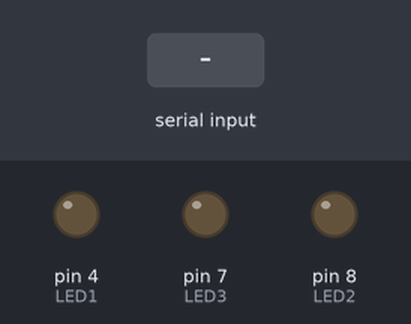
A sketch run on a simulated Arduino Uno, built with avr-gcc and run on an emulated ATmega328P. Shown: output pins drawn as LEDs (lit = HIGH). Inputs (shaded band) come from the test bench.

Above: at 1.2 s.
1.3 s: byte 3 (3) received over Serial
At 2.1 s:
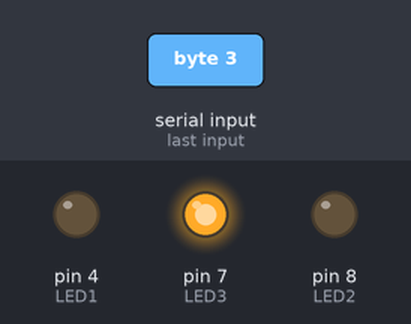
4.3 s: byte 1 (1) received over Serial
At 6.5 s:
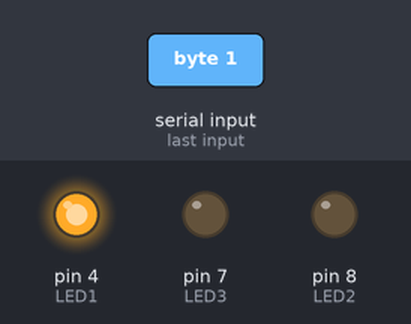
6.8 s: byte 2 (2) received over Serial
At 7.7 s:
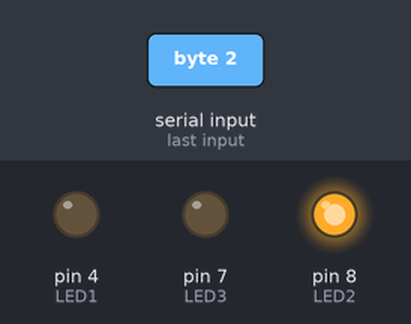
8.3 s: byte 3 (3) received over Serial
At 8.9 s:
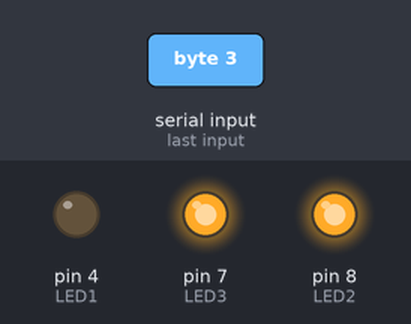
10.8 s: "1" received over Serial
At 12.4 s:
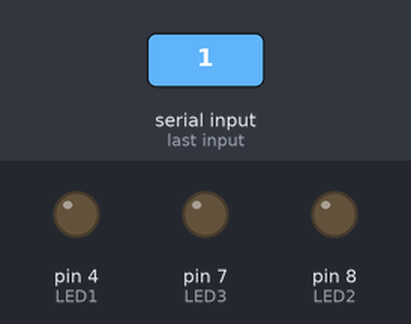
Timing chart, 0 to 13.8 s (numbered marks = the images above; inputs shaded):
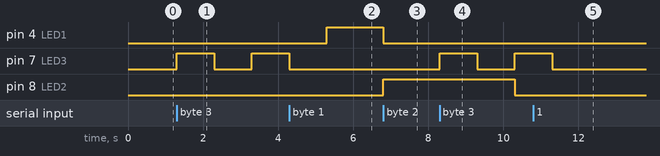

The sketch:

SS8.ino
```cpp
//Receives data over Serial port from Processing to control 2 LEDS
//Hook up LEDs to pins 4 and 8;


byte val; // stores data received from serial port
const int LED1 = 4; // variable for which pin
const int LED2 = 8; // variable for which pin
const int LED3 = 7;

void setup() {
  pinMode(LED1, OUTPUT); // set pin as output
  pinMode(LED2, OUTPUT); // set pin as output
  pinMode(LED3, OUTPUT); // set pin as output
  Serial.begin(9600); // Start serial communication at 9600 bps
}

void loop() {
  if (Serial.available()) { // If data is available to read
    val = Serial.read(); // read it and store it in val
  }
  if (val == 0) { // If 0 received
    digitalWrite(LED1, LOW); // turn LEDs off
    digitalWrite(LED2, LOW);

  }
  else if (val == 1) { // If 1 received

    digitalWrite(LED1, HIGH); // turn the LED at pin 1 on
    digitalWrite(LED2, LOW); // other LED off
    digitalWrite(LED3, LOW); // turn the LED at pin 2 on

  }
  else if (val == 2) { // If 2 received
    digitalWrite(LED2, HIGH); // turn the LED at pin 2 on
    digitalWrite(LED1, LOW); //other LED off
    digitalWrite(LED3, LOW); // turn the LED at pin 2 on

  }
  else if (val == 3) { // If 3 received
    //digitalWrite(LED3, HIGH); // turn the LED at pin 2 on
       digitalWrite(LED3, HIGH);   // sends voltage to pin
       delay(1000);               // delays 1000 milliseconds (1 second)
       digitalWrite(LED3, LOW);    // stops sending voltage to pin
       delay(1000);

    digitalWrite(LED2, LOW); // turn the LED at pin 2 on
    digitalWrite(LED1, LOW); //other
  }
  else if (val == 4) { // If 4 received
    digitalWrite(LED3, HIGH); // turn the LED at pin 2 on
    digitalWrite(LED2, LOW); // turn the LED at pin 2 on
    digitalWrite(LED1, LOW); //other
  delay(10); // Wait 10 milliseconds
  }
 else if (val == 5) { // If 5 received
    digitalWrite(LED3, HIGH); // turn the LED at pin 2 on
    digitalWrite(LED2, LOW); // turn the LED at pin 2 on
    digitalWrite(LED1, LOW); //other
  delay(10); // Wait 10 milliseconds
  }
   else if (val == 6) { // If 5 received
    digitalWrite(LED3, HIGH); // turn the LED at pin 2 on
    digitalWrite(LED2, LOW); // turn the LED at pin 2 on
    digitalWrite(LED1, LOW); //other
  delay(10); // Wait 10 milliseconds
}
   else if (val == 7) { // If 7 received
    digitalWrite(LED3, LOW); // turn the LED at pin 2 on
    digitalWrite(LED2, LOW); // turn the LED at pin 2 on
    digitalWrite(LED1, LOW); //other
  delay(10); // Wait 10 milliseconds
   }
 else if (val == 8) { // If 7 received
    digitalWrite(LED3, LOW); // turn the LED at pin 2 on
    digitalWrite(LED2, LOW); // turn the LED at pin 2 on
    digitalWrite(LED1, LOW); //other
  delay(10); // Wait 10 milliseconds
   }

}
```

Measured:
- after the input at 1.3 s, pin 7 (LED3): LOW → HIGH at once, → LOW 1.0 s later, → HIGH 1.0 s later
- after the input at 4.3 s, pin 4 (LED1): LOW → HIGH after 1.0 s; pin 7 (LED3): goes on until 4.3 s, then stays LOW
- after the input at 6.8 s, pin 4 (LED1): HIGH → LOW at once; pin 8 (LED2): LOW → HIGH at once
- after the input at 8.3 s, pin 7 (LED3): LOW → HIGH at once, → LOW 1.0 s later, → HIGH 1.0 s later; pin 8 (LED2): HIGH → LOW after 2.0 s
- after the input at 10.8 s, pin 7 (LED3): goes on until 11.3 s, then stays LOW
